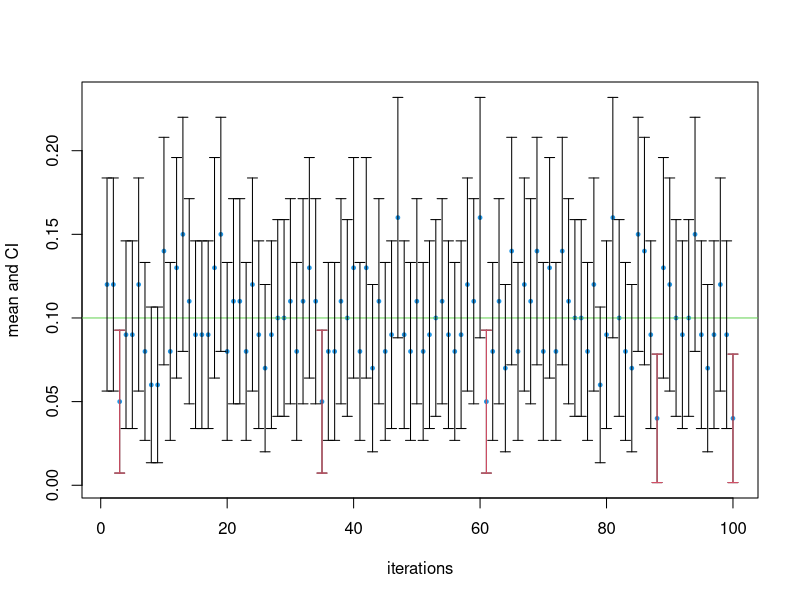

Write R code to recreate this figure.
# select the parameters for the simulation, set-up
n = 100 # sample size
p = 0.1 # success probability
alpha = 0.05 # 1 - confidence level
nsim = 100 # number of simulations
z <- qnorm(1 - alpha / 2)
contained <- rep(NA, nsim) # indicator vector, for which simulations the confidence interval contains the true value pi

# simulate nsim samples of size n i.i.d. Bernoulli(p), compute estimate and confidence interval for each simulation
x_bar <- replicate(nsim, mean(rbinom(n, 1, p))) # \hat\pi
lower_bound <- x_bar - z * sqrt((x_bar * (1 - x_bar))/n) # lower
upper_bound <- x_bar + z * sqrt((x_bar * (1 - x_bar))/n) # and upper bounds of the confidence intervals
contained <- (lower_bound < p & p < upper_bound)
mean(contained) # empirical coverage in the nsim simulations, should be close to the nominal 1-alpha

# plot for each simulation the estimate and the confidence interval. Mark CIs that do not cover pi in red.
plot(1:nsim, x_bar, ylim = c(min(lower_bound), max(upper_bound)), xlab = "iterations", ylab = "mean and CI", pch=19, cex=0.5, col=4)
abline(h = p, col = 3)
arrows(x0 = 1:nsim, y0 = lower_bound, y1 = upper_bound, col = 1, angle = 90, code = 3, length  = 0.05)
arrows(x0 = (1:nsim)[!contained], y0 = lower_bound[!contained], y1 = upper_bound[!contained], col = 2, angle = 90, code = 3, length  = 0.05)